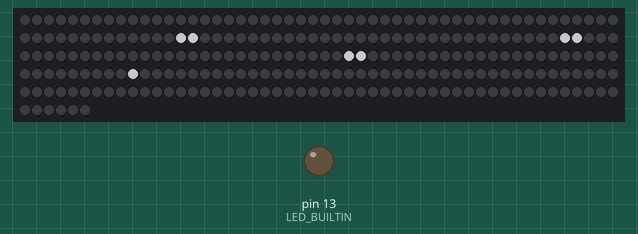
Recording of a sketch running on a simulated Arduino Uno, built with avr-gcc and run on an emulated ATmega328P. On the bench: 256 RGB LEDs in strip order, left to right, continuing on the next row, output pins drawn as LEDs (lit = HIGH). Dim RGB values are drawn brighter than linear.

Above: at 0.08 s.
At 4.98 s:
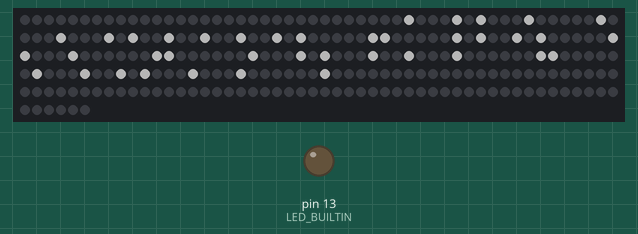
At 10.34 s:
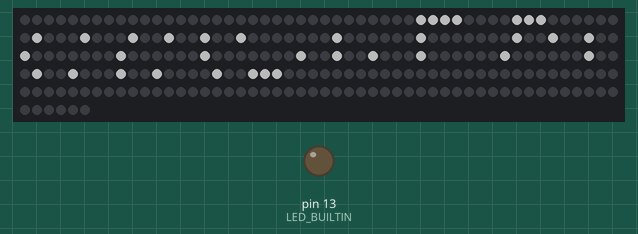
At 19.94 s:
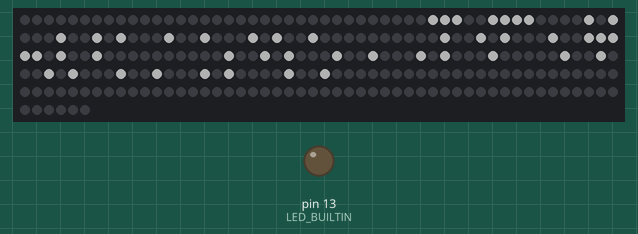
At 29.87 s:
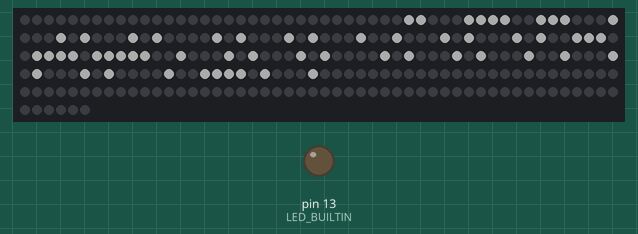
At 39.92 s:
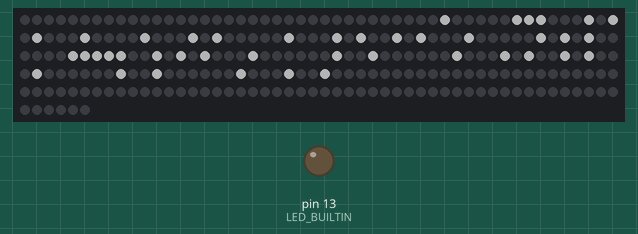

The sketch:

nanoScrollMsg.ino
```cpp
// This program takes a multi-character message and scrolls it across
// a LED matrix

#define FASTLED_INTERNAL
#import "BitArray.h"
#include <FastLED.h>
#include "MACELib.h"

// Message parameters
#define MESSAGE_WIDTH 80 // The number of columns in the messasge This should be calculable
#define LETTER_HEIGHT 12 // Number of rows in each letter

// LED Matrix parameters
#define MATRIX_HEIGHT 16
#define MATRIX_WIDTH  16
#define NUM_LEDS      MATRIX_HEIGHT * MATRIX_WIDTH

#define DATA_PIN 3
#define CLOCK_PIN 13
#define PAUSE 10
#define BRIGHTNESS 100
#define VOLTS 5
#define MAX_mAMPS 500

#define SPEED 100
#define printMatrix false

CRGB leds[NUM_LEDS];
CRGB color = CRGB::White;

BitArray message;

int lastMessageColumn = MESSAGE_WIDTH - 1;
int currentMessageColumn = 0;

void getNextMessageRow() {
  for (int row = 0; row < MATRIX_HEIGHT; row++) {
    leds[mapScreenToMatrix(row, 15)] = CRGB::Black;
  }
  uint16_t bitrow = message.get(currentMessageColumn);
  for (int b = 0; b < LETTER_HEIGHT; b++) {
    if (bitRead(bitrow, b) == 1) {
      leds[mapScreenToMatrix(b, 15)] = CRGB::White;
    }
  }
  currentMessageColumn = (currentMessageColumn + 1) % MESSAGE_WIDTH;
}

void scrollMatrixLeft(int scrollDelay) {
//  FastLED.clear();
  for (int col = 0; col < MESSAGE_WIDTH; col++) {
    int x = MATRIX_WIDTH - 1; // index of leftmost pixel in the 0th row
    int y = ((MATRIX_WIDTH - 1) * MATRIX_WIDTH) - 1; // index of pixel to the left of the rightmost
    for (int start = x; start <= y; start += MATRIX_WIDTH * 2) {
      for (int p = start; p > start - (MATRIX_WIDTH - 1); p--) {
        leds[p] = leds[p - 1];
      }
      for (int p = start + 1; p < start + 1 + (MATRIX_WIDTH - 1); p++) {
        leds[p] = leds[p + 1];
      }
    }
    getNextMessageRow();
    FastLED.show();
    delay(scrollDelay);
    if (printMatrix) {printLEDMatrix();}
  }
}

void printLEDMatrix() {
  Serial.println("print LED matrix");
  int x = MATRIX_WIDTH - 1; // index of leftmost pixel in the 0th row
  int y = ((MATRIX_WIDTH - 1) * MATRIX_WIDTH) - 1; // index of pixel to the left of the rightmost
  for (int start = x; start <= y; start += MATRIX_WIDTH * 2) {
    for (int p = start; p >= start - (MATRIX_WIDTH - 1); p--) {
      if (leds[p] == color) { Serial.print("@");} else {Serial.print(".");}
    }
    Serial.println(" ");
    for (int p = start + 1; p <= start + 1 + (MATRIX_WIDTH - 1); p++) {
      if (leds[p] == color) {Serial.print("@");} else {Serial.print(".");}
    }
    Serial.println(" ");
  }
  delay(250);
}

void slavaUkraine() {
  message.begin(LETTER_HEIGHT, MESSAGE_WIDTH);
  message.clear();
  message.set(0, 0x3f8);
  message.set(1, 0x404);
  message.set(2, 0x404);
  message.set(3, 0x404);
  message.set(4, 0x208);
  message.set(5, 0x000);
  message.set(6, 0x400);
  message.set(7, 0x300);
  message.set(8, 0x0fc);
  message.set(9, 0x004);
  message.set(10, 0x004);
  message.set(11, 0x7fc);
  message.set(12, 0x000);
  message.set(13, 0x7f8);
  message.set(14, 0x044);
  message.set(15, 0x044);
  message.set(16, 0x044);
  message.set(17, 0x7f8);
  message.set(18, 0x000);
  message.set(19, 0x7fc);
  message.set(20, 0x444);
  message.set(21, 0x444);
  message.set(22, 0x444);
  message.set(23, 0x3b8);
  message.set(24, 0x000);
  message.set(25, 0x7f8);
  message.set(26, 0x044);
  message.set(27, 0x044);
  message.set(28, 0x044);
  message.set(29, 0x7f8);
  message.set(30, 0x000);
  message.set(31, 0x000);
  message.set(32, 0x000);
  message.set(33, 0x000);
  message.set(34, 0x00c);
  message.set(35, 0x030);
  message.set(36, 0x7c0);
  message.set(37, 0x030);
  message.set(38, 0x00c);
  message.set(39, 0x000);
  message.set(40, 0x7fc);
  message.set(41, 0x040);
  message.set(42, 0x0a0);
  message.set(43, 0x318);
  message.set(44, 0x404);
  message.set(45, 0x000);
  message.set(46, 0x7fc);
  message.set(47, 0x044);
  message.set(48, 0x044);
  message.set(49, 0x044);
  message.set(50, 0x038);
  message.set(51, 0x000);
  message.set(52, 0x7f8);
  message.set(53, 0x044);
  message.set(54, 0x044);
  message.set(55, 0x044);
  message.set(56, 0x7f8);
  message.set(57, 0x000);
  message.set(58, 0x405);
  message.set(59, 0x7fc);
  message.set(60, 0x405);
  message.set(61, 0x000);
  message.set(62, 0x7fc);
  message.set(63, 0x040);
  message.set(64, 0x040);
  message.set(65, 0x040);
  message.set(66, 0x7fc);
  message.set(67, 0x000);
  message.set(68, 0x404);
  message.set(69, 0x7fc);
  message.set(70, 0x404);
  message.set(71, 0x000);
  message.set(72, 0x000);
  message.set(73, 0x000);
  message.set(74, 0x000);
  message.set(75, 0x000);
  message.set(76, 0x000);
  message.set(77, 0x000);
  message.set(78, 0x000);
  message.set(79, 0x000);
}

// Convert from (0,0) in upper left to matrix index
int mapScreenToMatrix(int row, int col) {
  // Switch from increasing left to right into
  // increasing right to left for even numbered rows
  // Then compute a linear pixel offset
  int newCol = (row % 2 == 0) ? newCol = (MATRIX_WIDTH - 1) - col : newCol = col;
  return row * MATRIX_WIDTH + newCol;
}

void setup() {
  pinMode(LED_BUILTIN, OUTPUT);
//  cereal();
  FastLED.addLeds<NEOPIXEL, DATA_PIN>(leds, NUM_LEDS);  // GRB ordering is assumed
  FastLED.setMaxPowerInVoltsAndMilliamps(VOLTS, MAX_mAMPS);
  set_max_power_indicator_LED(LED_BUILTIN);
  FastLED.setBrightness(BRIGHTNESS);
  FastLED.clear();
  FastLED.show();

  // This is the message that will scroll
  // Adjust the message parameter defines
  // (These parameters should be encapsulated)
  slavaUkraine(); // This is the message that will scroll

}

void loop() {
  scrollMatrixLeft(SPEED);
}
```
